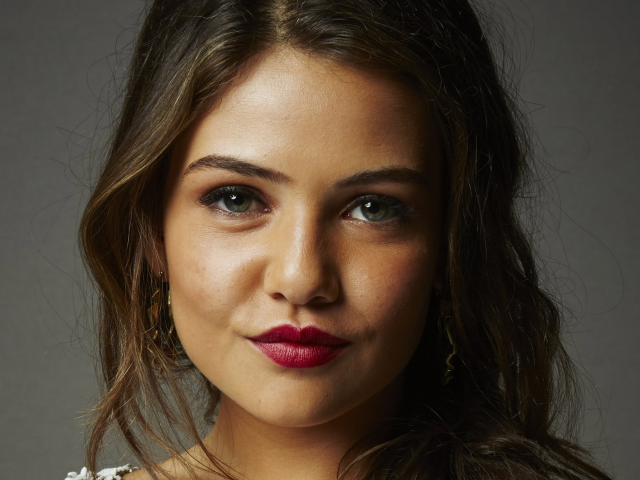
#> input picture notebook/data/face2.jpg, 1280 x 960 px (shown at 1/2 size)
$ jupyter execute --allow-errors 'Pipleline Model.ipynb'   (shell and % lines are left out)   (text cells are left out)
#> lines starting #> are read from the running program, lines starting #| are printed output that depends on the picture; after the words box and inside, x2 and y2 are one past the last pixel; in counts of white or black regions, pixels touching at a corner belong together; pictures that were not available may be replaced by others from this repository, and a replacement may not be noted
[cell 1]
import numpy as np
import cv2
import matplotlib.pyplot as plt
import pickle

[cell 2]
# load all the models
haar = cv2.CascadeClassifier('./model/haarcascade_frontalface_default.xml')
# pickle files
mean  = pickle.load(open('./model/mean_preprocess.pickle','rb'))
#> (reads notebook/model/mean_preprocess.pickle from the repository)
model_svm  = pickle.load(open('./model/model_svm.pickle','rb'))
#> (reads notebook/model/model_svm.pickle from the repository)
#> (the rest of this cell did not finish here and is left out)

[cell 3]
gender_pre = ['Male','Female']
font = cv2.FONT_HERSHEY_SIMPLEX

[cell 4]
# test data
test_data_path = './data/face2.jpg'
color = 'rgb'
# step-1: read image
img = cv2.imread(test_data_path)
#> img is the input picture: shape (960, 1280, 3); mean B, G, R 52.4, 66.7, 80.9

def pipeline_model(img, color = 'rgb'):
    # step-2: convert into gray scale
#> called with color = 'rgb'
    if color == 'bgr':
        gray = cv2.cvtColor(img,cv2.COLOR_BGR2GRAY)
    else:
        gray = cv2.cvtColor(img,cv2.COLOR_RGB2GRAY)
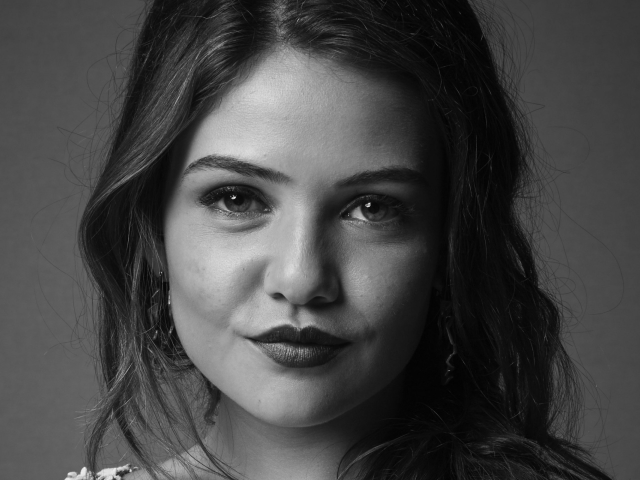
#> gray: shape (960, 1280) (shown at 1/2 size); min 0, max 245, mean 69.3
    # step-3: crop the face (using haar cascase classifier)
    faces = haar.detectMultiScale(gray,1.5,3)
#> faces = [[293, 179, 615, 615], [146, 15, 923, 923]]
    for x,y,w,h in faces:
        cv2.rectangle(img,(x,y),(x+w,y+h),(0,255,0),2) # drawing rectangle
        roi = gray[y:y+h,x:x+w] # crop image
        # step - 4: normalization (0-1)
        roi = roi / 255.0
        # step-5: resize images (100,100)
        if roi.shape[1] > 100:
            roi_resize = cv2.resize(roi,(100,100),cv2.INTER_AREA)
        else:
            roi_resize = cv2.resize(roi,(100,100),cv2.INTER_CUBIC)
        # step-6: Flattening (1x10000)
        roi_reshape = roi_resize.reshape(1,10000) # 1,-1
        # step-7: subptract with mean
        roi_mean = roi_reshape - mean
        # step -8: get eigen image
        eigen_image = model_pca.transform(roi_mean)
        # step -9: pass to ml model (svm)
        results = model_svm.predict_proba(eigen_image)[0]
        # step -10:
        predict = results.argmax() # 0 or 1
        score = results[predict]
        # step -11:
        text = "%s : %0.2f"%(gender_pre[predict],score)
        cv2.putText(img,text,(x,y),font,1,(0,255,0),2)
#> this loop made 1 pass
#> pass 1, in pipeline_model, `roi = gray[y:y+h,x:x+w]`:
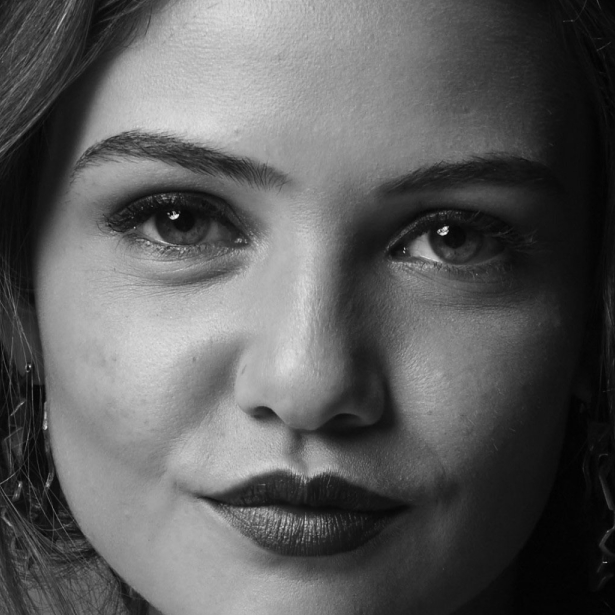
#> roi: shape (615, 615); min 0, max 245, mean 92.4
#> pass 1, in pipeline_model, `roi_resize = cv2.resize(roi,(100,100),cv2.INTER_AREA)`:
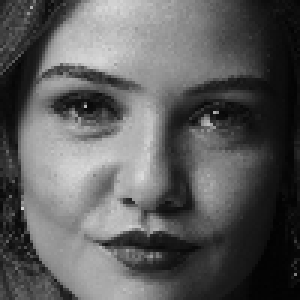
#> roi_resize: shape (100, 100) float64 (shown 3 times larger); min 0.00882, max 0.857, mean 0.362
#> after the loop:
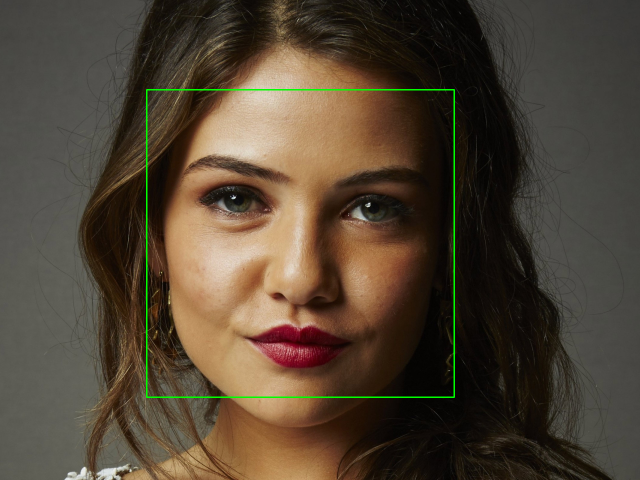
#> img: shape (960, 1280, 3) (shown at 1/2 size); mean R, G, B 80.5, 67.9, 52.2
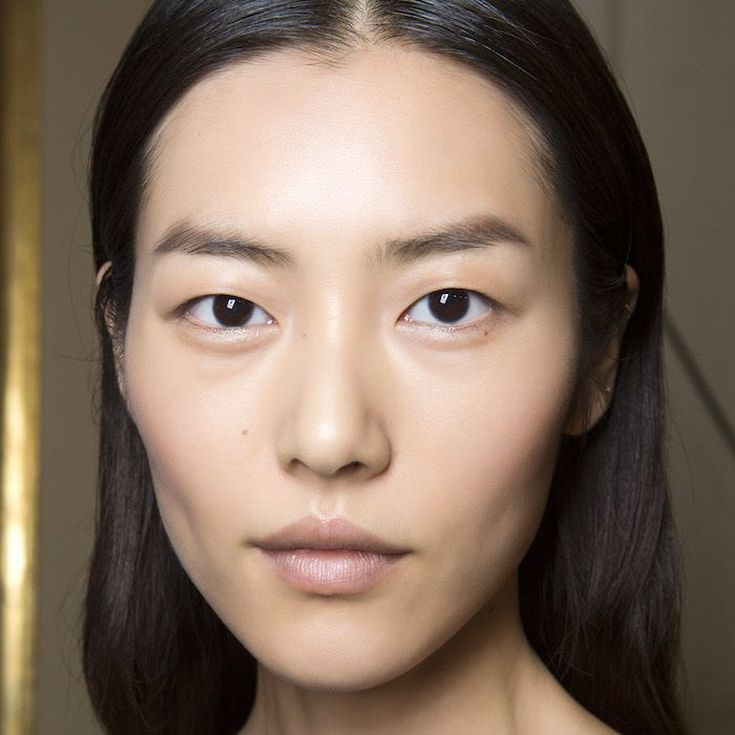
#> input picture notebook/data/face1.jpg, 735 x 735 px, given in place of video.mp4, which was not available
#> further down, frame is the input picture: shape (735, 735, 3); mean B, G, R 93.2, 108.8, 128.6
#> call 2 of pipeline_model, with color = 'bgr'
#> in pipeline_model (call 2), `gray = cv2.cvtColor(img,cv2.COLOR_BGR2GRAY)`:
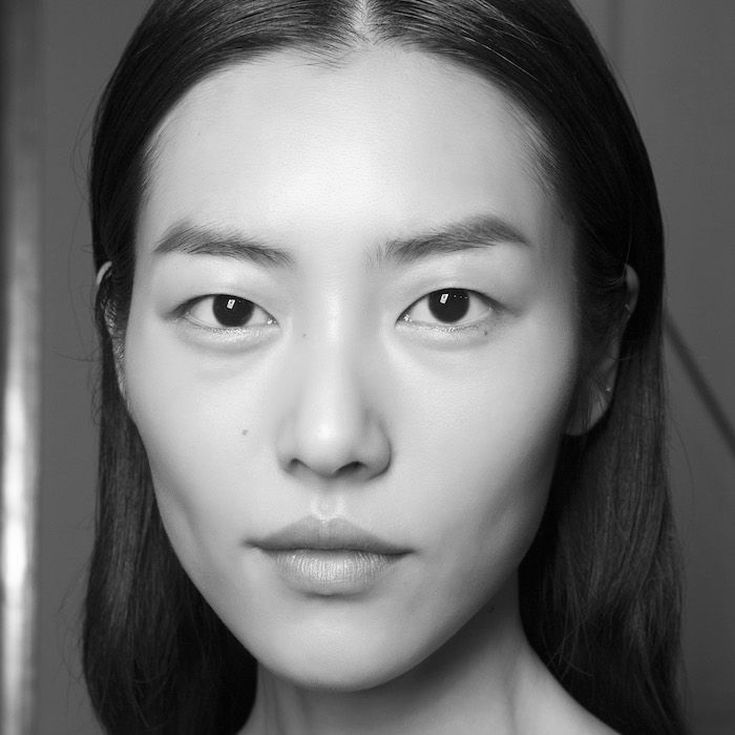
#> gray: shape (735, 735); min 0, max 255, mean 112.9
#> in pipeline_model (call 2), `faces = haar.detectMultiScale(gray,1.5,3)`: faces = [[49, 54, 615, 615]]
#> this loop made 1 pass
#> pass 1, in pipeline_model (call 2), `roi = gray[y:y+h,x:x+w]`:
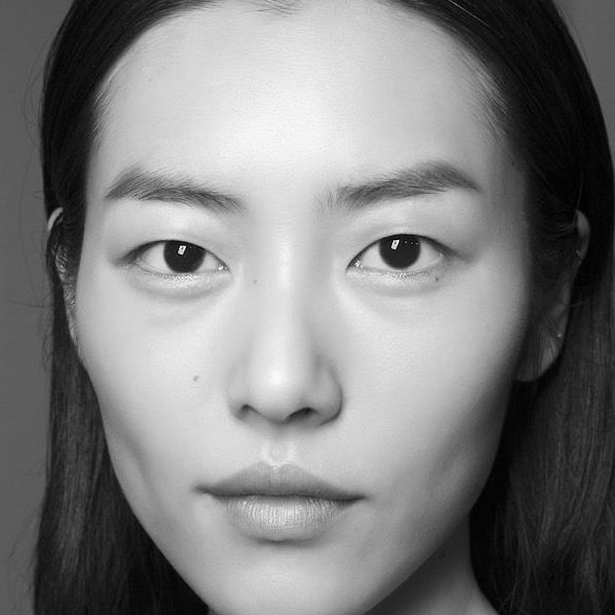
#> roi: shape (615, 615); min 0, max 254, mean 125.6
#> pass 1, in pipeline_model (call 2), `roi_resize = cv2.resize(roi,(100,100),cv2.INTER_AREA)`:
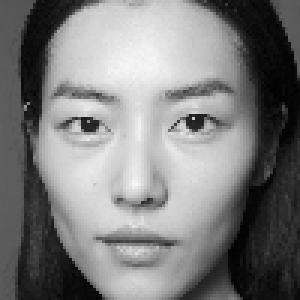
#> roi_resize: shape (100, 100) float64 (shown 3 times larger); min 0.00631, max 0.97, mean 0.492
#> after the loop:
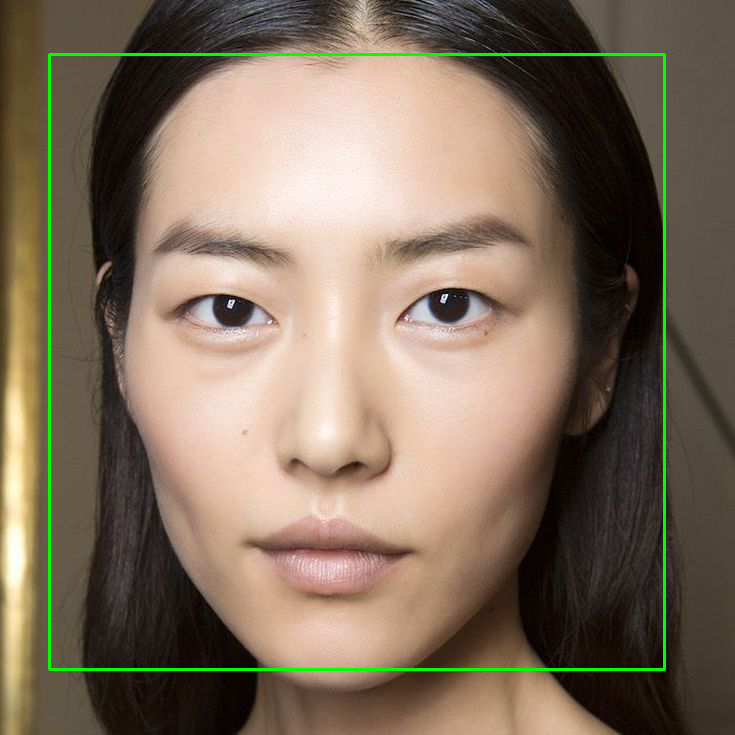
#> img: shape (735, 735, 3); 1.37% of pixels changed, all inside (x1, y1, x2, y2) = (48, 53, 666, 671)

    return img

[cell 5]
from PIL import Image
import matplotlib.image as mat_image

[cell 6]
# test data
test_data_path = './data/face2.jpg'
color = 'bgr'
# step-1: read image
img = Image.open(test_data_path) # rgb
# step2: convert into array
img = np.array(img)
# step3: pass to pipeline model
#> (the rest of this cell did not finish here and is left out)

[cell 7]
cap = cv2.VideoCapture('./data/video.mp4')

#> (the rest of this cell did not finish here and is left out)
